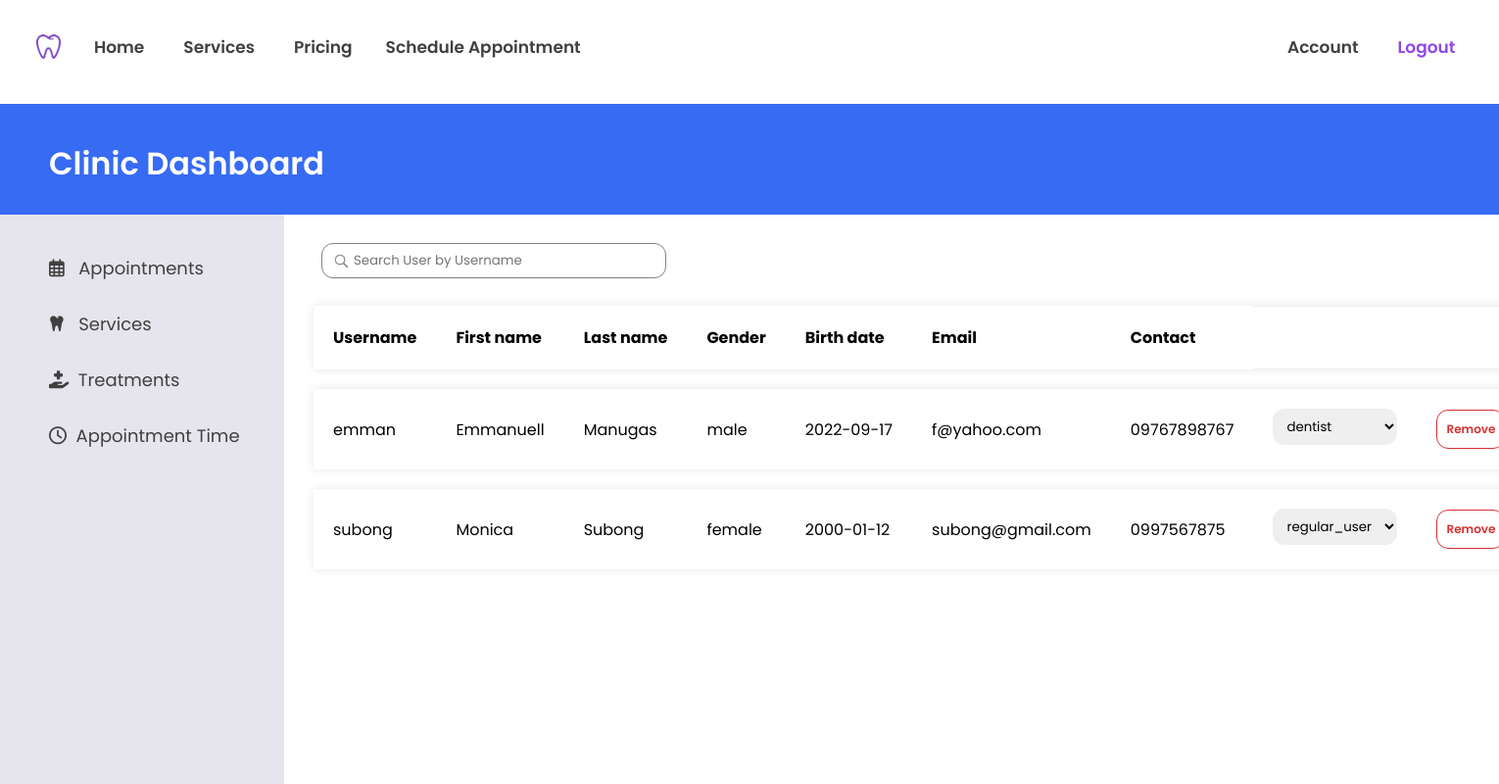
The page /web_pages/php/manageuser.php (signed in) on the database its author committed.
### tables this page shows
CREATE TABLE `user` (
  `userid` varchar(20) NOT NULL,
  `username` varchar(20) NOT NULL,
  `fname` varchar(20) NOT NULL,
  `lname` varchar(20) NOT NULL,
  `gender` varchar(6) NOT NULL,
  `birthdate` date NOT NULL,
  `email` varchar(50) NOT NULL,
  `contactnum` varchar(15) NOT NULL,
  `password` tinytext NOT NULL,
  `role` varchar(20) NOT NULL DEFAULT 'regular_user'
);

### web_pages/php/manageuser.php (the view, shortened to what this page needs)
<?php
include_once "navbar.php";
?>
<!DOCTYPE html>
<html lang="en" dir="ltr">
  <head>
	<link rel="stylesheet" href="../css/dashboard.css">
  </head>
  <body>
	<h1>Clinic Dashboard</h1>
	<div class="sidebar">
		<a href="manageappointment.php"><i class="far fa-calendar-alt"></i>&nbsp;&nbsp; Appointments</a>
		<a href="manageservice.php"><i class="fas fa-tooth"></i>&nbsp;&nbsp; Services</a>
		<a href="managetreatment.php"><i class="fas fa-hand-holding-medical"></i>&nbsp; Treatments</a>
		<a href="appointmentschedule.php"><i class="far fa-clock"></i>&nbsp;&nbsp;Appointment Time</a>
	</div>
	<div class="section">
    <form class="usersearchfrm" action="index.html" method="post">
      <input type="text" name="" value="" id="search" placeholder="Search User by Username">
    </form>
    <div class="" id="reloadsection">
      <table>
        <tr>
          <th>Username</th>
          <th>First name</th>
          <th>Last name</th>
          <th>Gender</th>
          <th>Birth date</th>
          <th>Email</th>
          <th>Contact</th>
        </tr>
        <?php
        $sql = "SELECT * FROM user";
        $res = mysqli_query($conn,$sql);
        if(mysqli_num_rows($res) > 0){
          while($user = mysqli_fetch_assoc($res)){
            $userid2 = $user['userid'];
            $username = $user['username'];
            $birthdate = $user['birthdate'];
            $fname = $user['fname'];
            $lname = $user['lname'];
            $role = $user['role'];
            $gender = $user['gender'];
            $email = $user['email'];
            $contactnum = $user['contactnum'];
            echo '<tr>';
            echo '<td>'.$username.'</td>';
            echo '<td>'.$fname.'</td>';
            echo '<td>'.$lname.'</td>';
            echo '<td>'.$gender.'</td>';
            echo '<td>'.$birthdate.'</td>';
            echo '<td>'.$email.'</td>';
            echo '<td>'.$contactnum.'</td>';
            if ($role == "regular_user") {
              $opprole1 = "staff";
              $opprole2 = "dentist";
              echo '<td>
              <select id="'.$userid2.'">
                <option>'.$role.'</option>
                <option>'.$opprole1.'</option>
                <option>'.$opprole2.'</option>
              </select>
             </td>';
              }
              if ($role == "dentist") {
                $opprole1 = "regular_user";
                $opprole2 = "staff";
                echo '<td>
                <select id="'.$userid2.'">
                  <option>'.$role.'</option>
                  <option>'.$opprole1.'</option>
                  <option>'.$opprole2.'</option>
                </select>
                </td>';
                }
            echo '<td class="td_btn">
              <form class="removefrm" action="index.html" method="post">
                <input type="hidden" name="userid" value="'.$userid2.'">
                <input type="submit" class="btnx" name="" value="Remove">
              </form>
              </td>';
            echo '</tr>';
          }
        }
         ?>
      </table>
    </div>
	</div>
  </body>
</html>

### web_pages/css/navbar.css (style rules this page uses)
body { overflow-x: hidden; }

### web_pages/css/dashboard.css (style rules this page uses)
body { font-family: 'Poppins', sans-serif; }
h1 { position: fixed; width: 100%; z-index: -1; margin: 20px -8px; color: white; padding: 115px 50px 28px 50px; background-color: #376BF4; background-position: -50px; font-weight: 600; }
.sidebar { height: 100%; width: 290px; position: fixed; z-index: -4; top: 218.5px; left: 0; background-color: #E6E4EC; overflow-x: hidden; padding-top: 26px; }
.sidebar a { padding: 15px 8px 15px 50px; text-decoration: none; font-size: 18px; color: #404040; display: block; }
.section { position: absolute; left: 320px; top: 240px; z-index: -2; width: 100%; }
table { border-collapse: separate; border-spacing: 0px 20px; }
tr { background-color: #ffffff; box-shadow: 0px 0px 9px 0px rgba(0,0,0,0.1); }
th { padding: 20px 20px; text-align: left; }
td { padding: 20px 20px; border-spacing: 0px 0px 20px 0px; }
.btnx { color: #D63030; background-color: white; border: 1px solid #D63030; padding: 10px 0px; width: 70px; text-align: center; font-size: 12px; font-family: inherit; font-weight: 600; text-decoration: none; border-radius: 12px; transition: 0.4s; }
select { font-family: inherit; padding: 8px 10px; border-radius: 12px; border: none; margin-bottom: 5px; }
input#search { font-family: inherit; padding: 7px 12px 7px 32px; border-radius: 12px; border: solid gray 1px; margin: 8px; width: 20%; background-image: url('../images/search.png'); background-size: 20px; background-position: 9px; background-repeat: no-repeat; }

### rows shown on the page
user: username "emman", fname "Emmanuell", lname "Manugas", gender "male", birthdate "2022-09-17", email "f@yahoo.com", contactnum "09767898767", role+userid "dentist"
user: username "subong", fname "Monica", lname "Subong", gender "female", birthdate "2000-01-12", email "subong@gmail.com", contactnum "0997567875", role+userid "regular_user"
